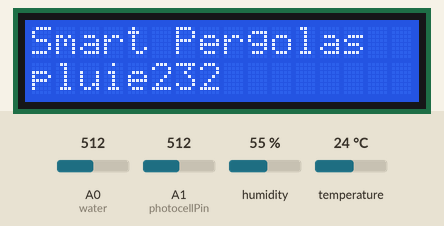
The sketch below on a simulated Arduino Uno, built with avr-gcc and run on an emulated ATmega328P. Parts: 16×2 character LCD. The inputs (shaded band) are chosen by the test bench; at power-on: humidity 55 %, A0 (water) = 512, A1 (photocellPin) = 512, temperature 24 °C.

Above: at 3.2 s.
3.3 s: humidity set to 22 %
At 4.8 s:
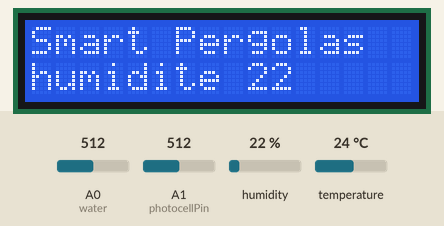
11.4 s: A0 (water) set to 716
At 15.6 s:
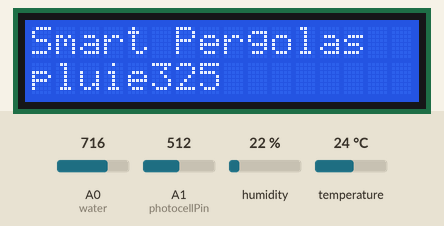
18.4 s: A1 (photocellPin) set to 716
At 19.7 s:
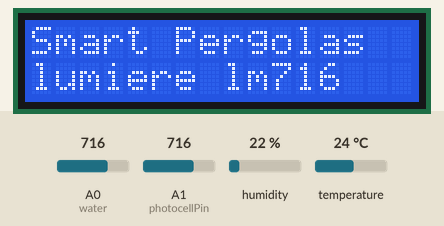
25.4 s: temperature set to 12 °C
At 31.0 s:
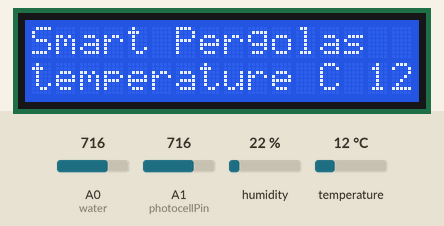
32.4 s: A0 (water) set to 992
At 34.5 s:
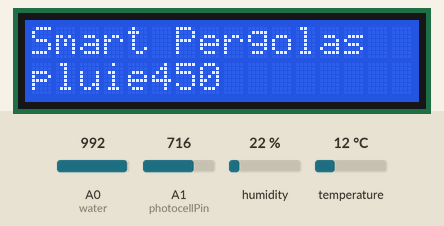
39.4 s: A1 (photocellPin) set to 992
At 44.8 s:
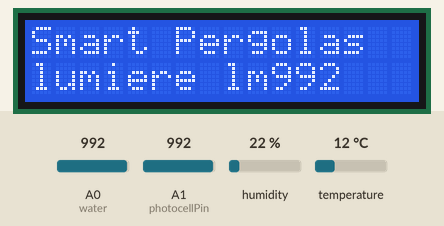
Timing chart, 0 to 46.3 s (numbered marks = the images above; inputs shaded):
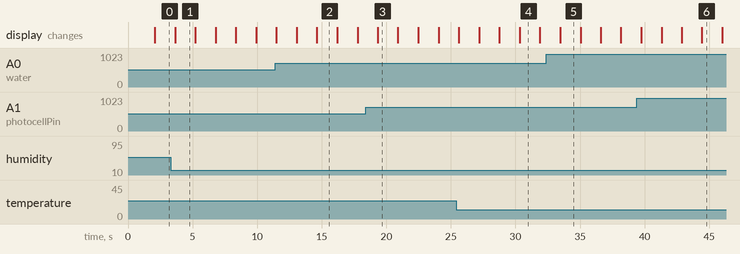

Measured:
- what the display in image 1 shows lasts 1.5 s, from 3.7 s to 5.2 s

The sketch:

OneTwoThreeOutput.ino
```cpp
/*
 * Author: DEBUF Xavier,
 * Date:2017/10/10
 *
 */
#include <LiquidCrystal.h>
#include <dht11.h>
LiquidCrystal lcd(12, 11, 5, 4, 3, 2);
int water = A0;
int val=0;
int count=0;
int photocellPin = A1;
dht11 DHT;
const int dht11_data = 8;
int temp=0;
int hum=0;
void setup()
{
  Serial.begin(9600);
  lcd.begin(16,2);
  lcd.print("Smart Pergolas");
  lcd.setCursor(0,1);
 lcd.print("ready to use");
  delay(2000);
  lcd.clear();
}
void clearnSet(){
  lcd.clear();                 //clear display
  lcd.print("Smart Pergolas");
  lcd.setCursor(0, 1) ;
}
void dataToPrint(int i,int data){
  clearnSet();
  switch (i){
  case 1 :
    for (int t=0;t<10;t++){
      clearnSet();
      lcd.print("pluie");
      lcd.print(data);
      delay(150);
    }
    break;
  case 2 :
    for (int t=0;t<10;t++){
      clearnSet();
      lcd.print("humidite ");
      lcd.print(data);
      delay(150);
      }
     break;
  case 3 :
    for (int t=0;t<10;t++){
      clearnSet();
      lcd.print("temperature C ");
      lcd.print(data);
      delay(150);
    }
      break;
  case 4 :
    for (int t=0;t<10;t++){
      clearnSet();
      lcd.print("lumiere lm");
      lcd.print(data);
      delay(150);
    }
    break;
  }
}
void loop()
{
  val=analogRead(water);
  if(val>220)
    count=val/2.2;
  else
    count=0;
  dataToPrint(1,count);
  DHT.read(dht11_data);
  temp=DHT.temperature;
  hum=DHT.humidity;
  dataToPrint(2,hum);
  dataToPrint(3,temp);
  int lumg = analogRead(photocellPin);
  dataToPrint(4,lumg);
}
```
